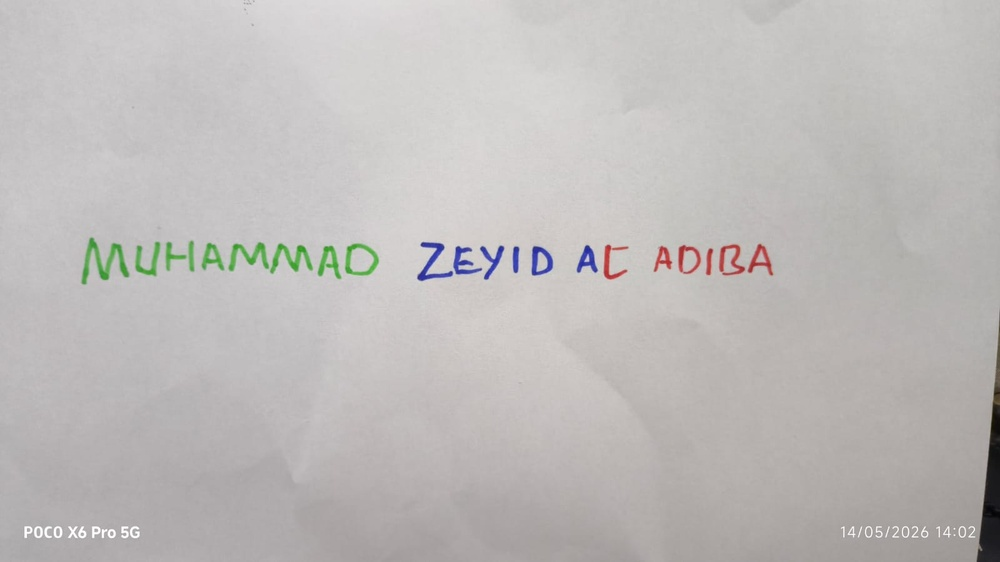
#> input picture Muhammad_Zeyid_Al_Adiba.jpeg, 1000 x 562 px, shrunk from 1600 x 899 before the run
$ jupyter execute uts_pcd.ipynb
#> lines starting #> are read from the running program, lines starting #| are printed output that depends on the picture; after the words box and inside, x2 and y2 are one past the last pixel; in counts of white or black regions, pixels touching at a corner belong together
[cell 1]
import cv2
import numpy as np
import matplotlib.pyplot as plt

img = cv2.imread('Muhammad_Zeyid_Al_Adiba.jpeg')
#> img is the input picture: shape (562, 1000, 3); mean B, G, R 186.3, 187.5, 190.4
img_rgb = cv2.cvtColor(img, cv2.COLOR_BGR2RGB)
img_hsv = cv2.cvtColor(img, cv2.COLOR_BGR2HSV)
#> img_hsv: shape (562, 1000, 3); mean H, S, V 66.2, 8.1, 191.2

lower_blue, upper_blue = np.array([100, 50, 50]), np.array([130, 255, 255])
lower_red1, upper_red1 = np.array([0, 50, 50]), np.array([10, 255, 255])
lower_red2, upper_red2 = np.array([170, 50, 50]), np.array([180, 255, 255])
lower_green, upper_green = np.array([35, 50, 50]), np.array([85, 255, 255])

mask_b = cv2.inRange(img_hsv, lower_blue, upper_blue)
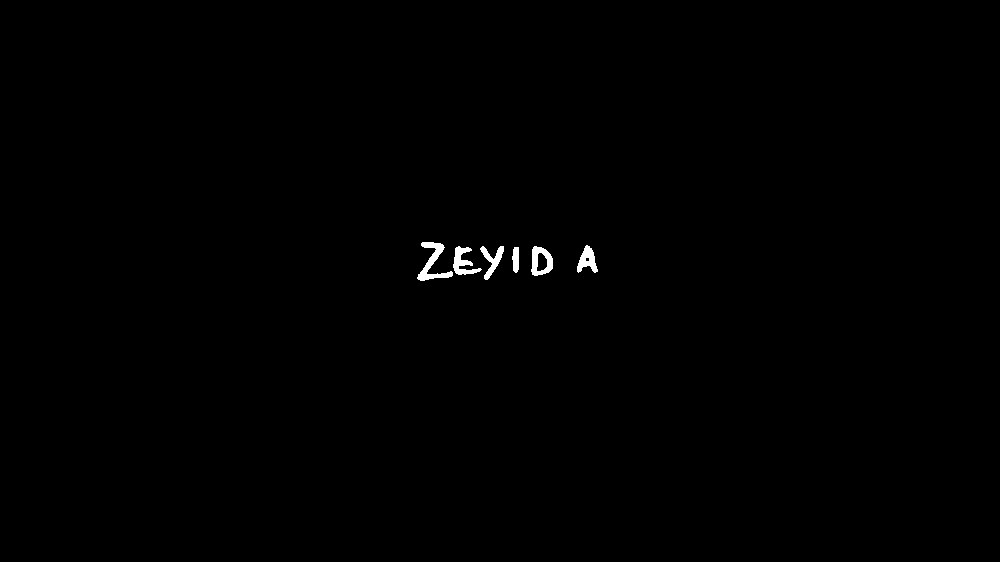
#> mask_b: shape (562, 1000); 0.36% white; 6 white regions, box (x1, y1, x2, y2) and area: (417, 242, 453, 281) 504, (531, 246, 553, 276) 382, (453, 246, 482, 275) 377, (577, 245, 598, 273) 321, (480, 246, 504, 280) 310, (512, 247, 519, 273) 151
mask_g = cv2.inRange(img_hsv, lower_green, upper_green)
#> mask_g: shape (562, 1000); 0.7% white; 9 white regions, largest, box (x1, y1, x2, y2) and area: (82, 238, 129, 284) 833, (270, 244, 313, 273) 569, (228, 242, 269, 272) 529
mask_r = cv2.bitwise_or(cv2.inRange(img_hsv, lower_red1, upper_red1), cv2.inRange(img_hsv, lower_red2, upper_red2))
#> mask_r: shape (562, 1000); 0.36% white; 6 white regions, box (x1, y1, x2, y2) and area: (719, 244, 746, 276) 455, (748, 244, 774, 276) 386, (678, 245, 702, 274) 378, (603, 245, 628, 280) 375, (654, 246, 672, 272) 282, (706, 248, 714, 276) 162

res_b = cv2.bitwise_or(img_rgb, img_rgb, mask=cv2.bitwise_not(mask_b))
res_r = cv2.bitwise_or(img_rgb, img_rgb, mask=cv2.bitwise_not(mask_r))
res_g = cv2.bitwise_or(img_rgb, img_rgb, mask=cv2.bitwise_not(mask_g))

res_b[mask_b > 0] = [255, 255, 255]
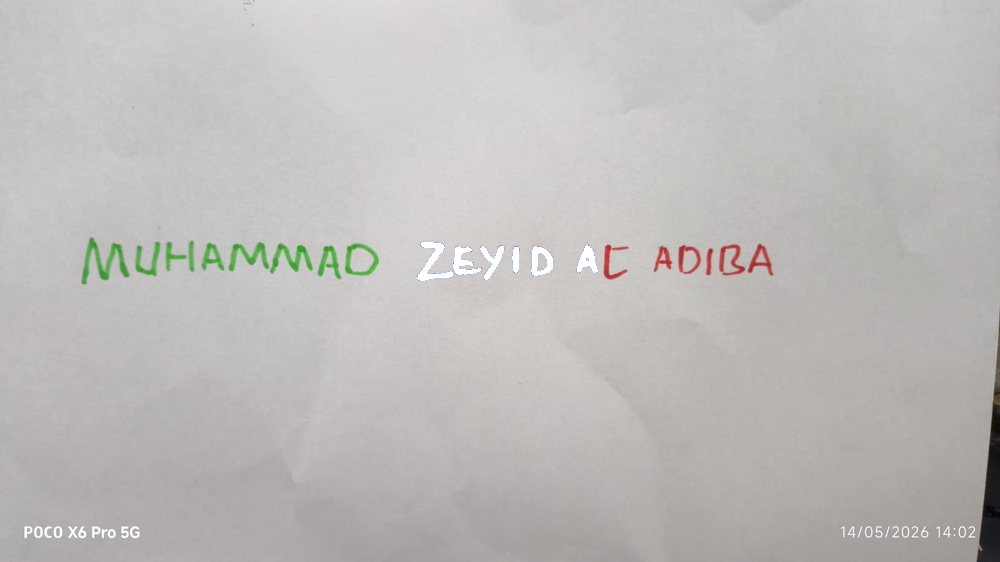
#> res_b: shape (562, 1000, 3); mean R, G, B 191, 188.1, 186.6
res_r[mask_r > 0] = [255, 255, 255]
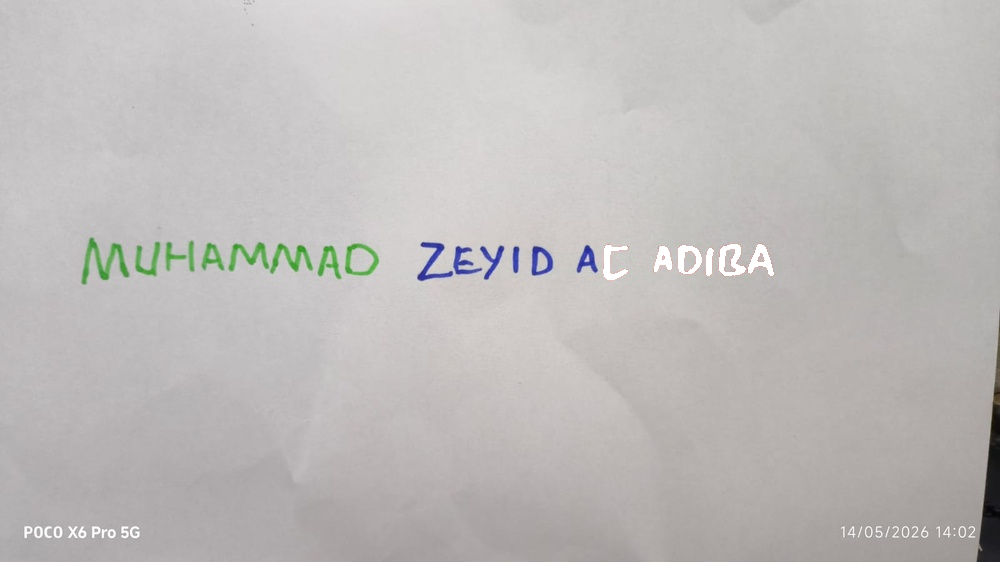
#> res_r: shape (562, 1000, 3); mean R, G, B 190.6, 188.1, 186.8
res_g[mask_g > 0] = [255, 255, 255]
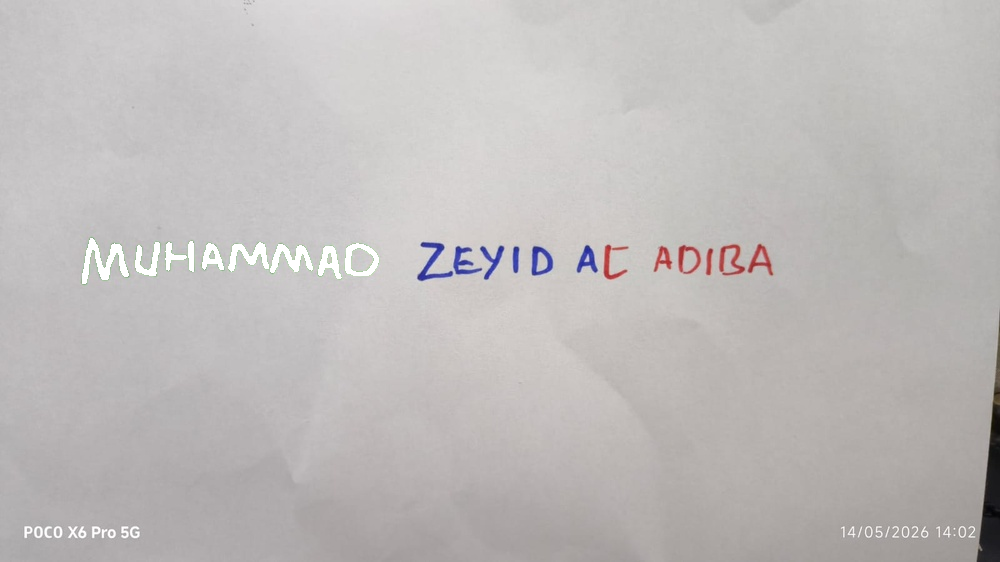
#> res_g: shape (562, 1000, 3); mean R, G, B 191.4, 188.1, 187.4

plt.figure(figsize=(12, 8))

plt.subplot(2, 2, 1)
plt.imshow(img_rgb)
plt.title('Citra Kontras')
plt.axis('off')

plt.subplot(2, 2, 2)
plt.imshow(res_b)
plt.title('Biru')
plt.axis('on')

plt.subplot(2, 2, 3)
plt.imshow(res_r)
plt.title('Merah')
plt.axis('on')

plt.subplot(2, 2, 4)
plt.imshow(res_g)
plt.title('Hijau')
plt.axis('on')

plt.tight_layout()
plt.show()

plt.figure(figsize=(6, 4))
colors = ('b', 'g', 'r')
for i, col in enumerate(colors):
    hist = cv2.calcHist([img], [i], None, [256], [0, 256])
    plt.plot(hist, color=col)
plt.title('Histogram Citra Kontras Muhammad Zeyid Al Adiba')
plt.xlim([0, 256])
plt.show()
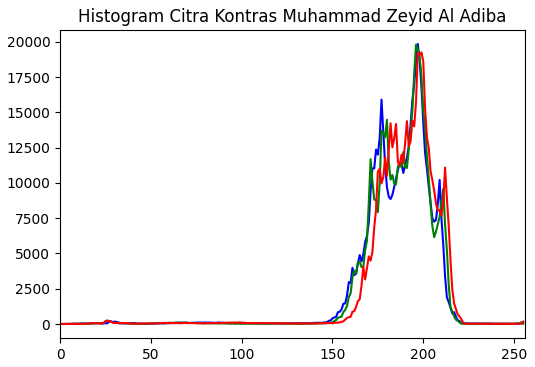
#> figure drawn by matplotlib, 1 panel; curve peaks at x = 197, y = 19855; curve peaks at x = 196, y = 19820; curve peaks at x = 199, y = 19262

[cell 2]
none_bin = np.zeros(img.shape[:2], dtype="uint8")
blue_bin = mask_b
red_blue_bin = cv2.bitwise_or(mask_r, mask_b)
#> red_blue_bin: shape (562, 1000); 0.73% white; 12 white regions, largest, box (x1, y1, x2, y2) and area: (417, 242, 453, 281) 504, (719, 244, 746, 276) 455, (748, 244, 774, 276) 386
rgb_bin = cv2.bitwise_or(cv2.bitwise_or(mask_r, mask_b), mask_g)

titles_f = ['NONE', 'BLUE', 'RED-BLUE', 'RED-GREEN-BLUE']
results_f = [none_bin, blue_bin, red_blue_bin, rgb_bin]

plt.figure(figsize=(12, 8))
for i in range(4):
    plt.subplot(2, 2, i+1)
    plt.imshow(results_f[i], cmap='gray')
    plt.title(titles_f[i])
    plt.axis('on')
plt.show()
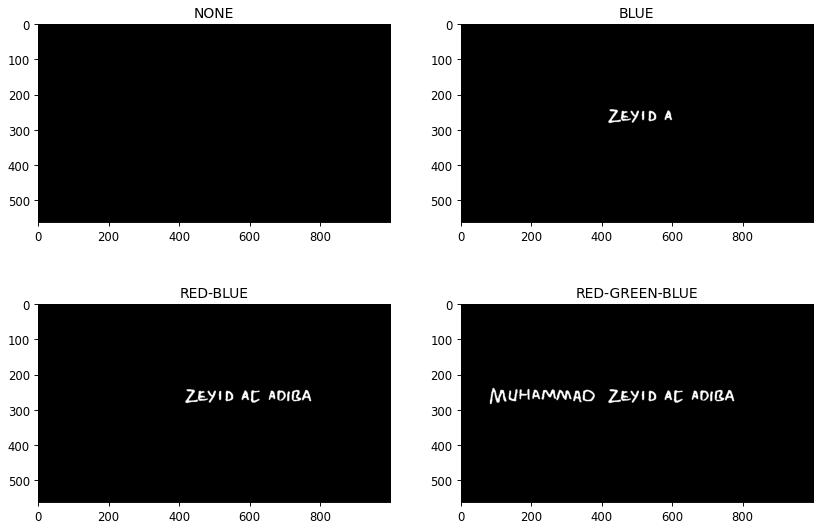
#> figure drawn by matplotlib, 4 panels

[cell 3]
import cv2
import numpy as np
import matplotlib.pyplot as plt

img_backlight = cv2.imread('Backlight_Zeyid.jpeg')
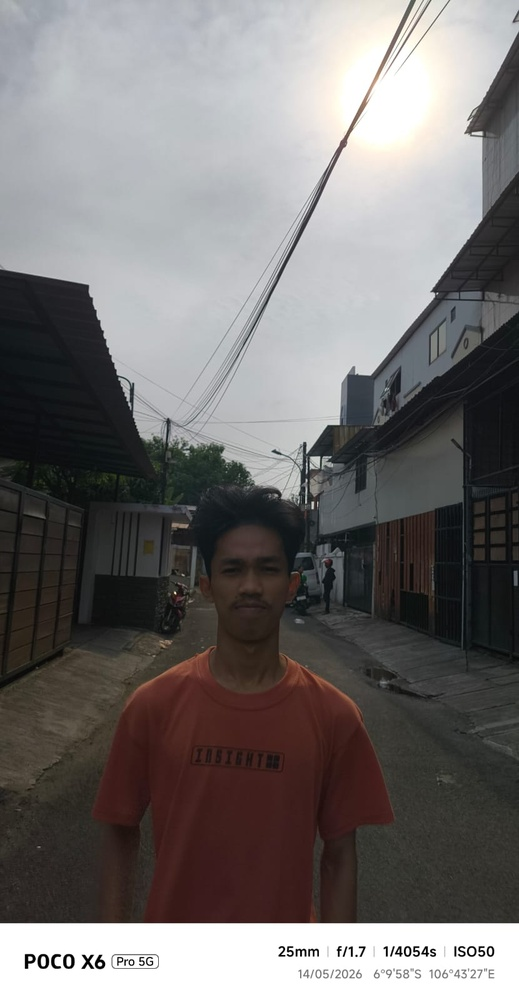
#> input picture Backlight_Zeyid.jpeg, 519 x 1000 px, shrunk from 830 x 1600 before the run
#> img_backlight is the input picture: shape (1000, 519, 3); mean B, G, R 112.6, 113.2, 116.6
img_rgb = cv2.cvtColor(img_backlight, cv2.COLOR_BGR2RGB)
#> img_rgb: shape (1000, 519, 3)

img_gray = cv2.cvtColor(img_backlight, cv2.COLOR_BGR2GRAY)

alpha_bright = 1.5
beta_bright = 30
img_brightened = cv2.convertScaleAbs(img_gray, alpha=alpha_bright, beta=beta_bright)
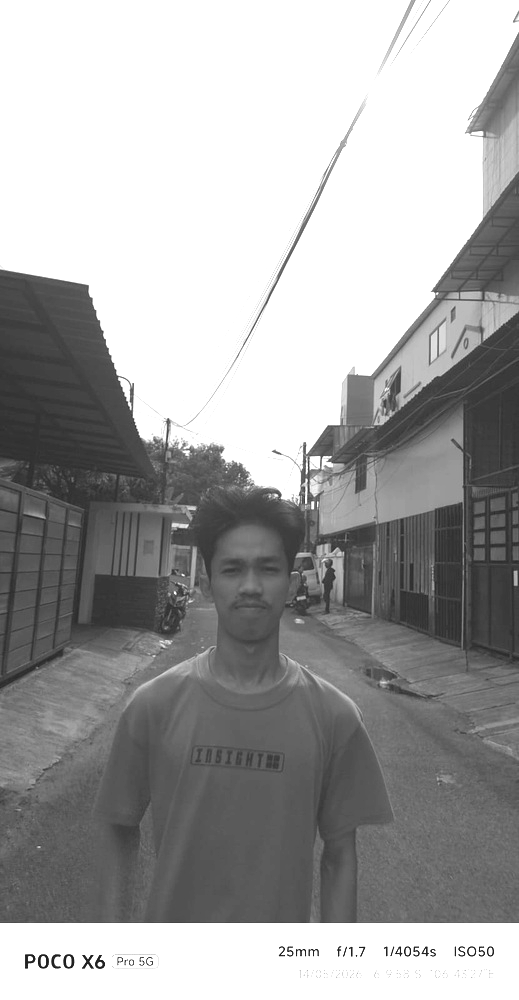
#> img_brightened: shape (1000, 519); min 30, max 255, mean 164.1

alpha_contrast = 1.3
img_contrasted = cv2.convertScaleAbs(img_gray, alpha=alpha_contrast, beta=0)
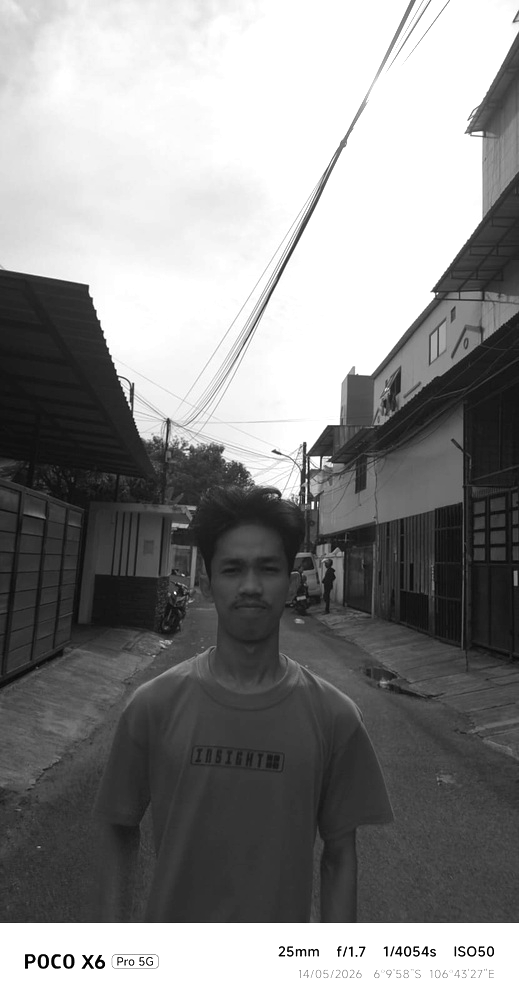
#> img_contrasted: shape (1000, 519); min 0, max 255, mean 138.8

img_final = cv2.convertScaleAbs(img_gray, alpha=1.6, beta=40)

titles = ['Gambar Asli', 'Gambar Gray', 'Gray yang dipercerah', 'Gray yang diperkontras', 'Gray yang dipercerah dan dikontras']
images = [img_rgb, img_gray, img_brightened, img_contrasted, img_final]

plt.figure(figsize=(15, 10))
for i in range(5):
    plt.subplot(2, 3, i+1)
    if i == 0:
        plt.imshow(images[i])
    else:
        plt.imshow(images[i], cmap='gray')
    plt.title(titles[i])
    plt.axis('off')
plt.tight_layout()
plt.show()
